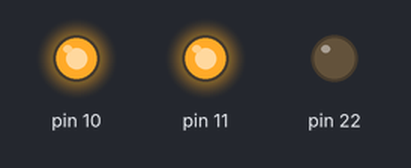
This sketch was run on a simulated Arduino Uno, built with avr-gcc and run on an emulated ATmega328P. Shown: output pins drawn as LEDs (lit = HIGH).

Above: at 0.05 s.
At 9.45 s:
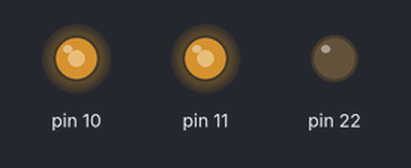
At 25.55 s:
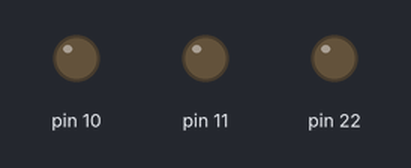
At 39.85 s:
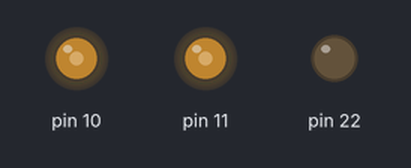
Timing chart, 0 to 40.0 s (numbered marks = the images above):
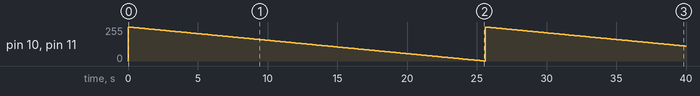

Measured:
- by itself, pin 10, pin 11: 255/255 → 254/255 at 0.10 s, → 253/255 0.10 s later, → 252/255 0.10 s later, → 251/255 0.10 s later, … (399 changes in this stretch)

The sketch:

simpleControlMotors.ino
```cpp
void setup() {
  // put your setup code here, to run once:
pinMode(10,OUTPUT);
pinMode(11,OUTPUT);
digitalWrite(10,1);
digitalWrite(11,1);
DDRB |= (1<<6);
}

void loop() {
  // put your main code here, to run repeatedly:
for(int i= 255; i>=0; i--){
  analogWrite(10,i);
  analogWrite(11,i);
  delay(100);
}
}
```
